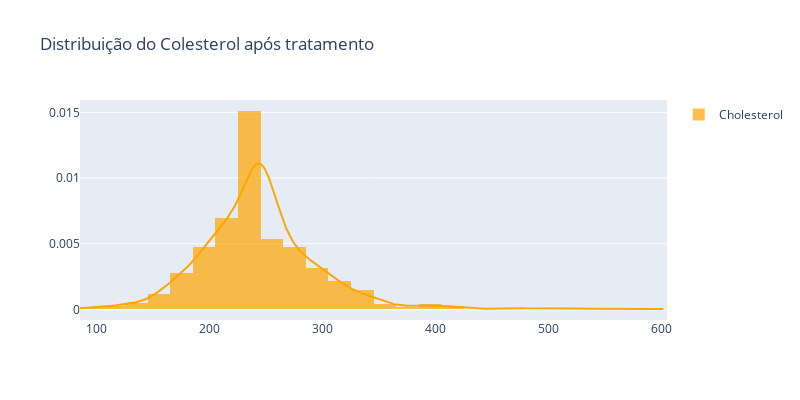

The cell this chart's notebook holds for it:
### Code cell
# Histograma + curva de densidade (KDE) do Colesterol usando Plotly
# Usamos plotly.figure_factory.create_distplot para mostrar histograma + linha de distribuição
hist_data = [df_tratado2['Cholesterol'].dropna().tolist()]
group_labels = ['Cholesterol']
fig_chol = ff.create_distplot(hist_data, group_labels, show_hist=True, show_rug=False, colors=['orange'], bin_size=20)
fig_chol.update_layout(title='Distribuição do Colesterol após tratamento', width=800, height=400)
fig_chol.show()

### Figure 1 — Plotly figure (JSON) as saved in the notebook; plotly's stock layout.template omitted (floating-point values rounded to 4 significant figures; data arrays with more than 128 entries replaced by an {"elided": "..."} marker saying what was removed)
{"data": [{"autobinx": false, "histnorm": "probability density", "legendgroup": "Cholesterol", "marker": {"color": "orange"}, "name": "Cholesterol", "opacity": 0.7, "type": "histogram", "x": {"elided": "917 float values"}, "xaxis": "x", "xbins": {"end": 603, "size": 20, "start": 85}, "yaxis": "y"}, {"legendgroup": "Cholesterol", "marker": {"color": "orange"}, "mode": "lines", "name": "Cholesterol", "showlegend": false, "type": "scatter", "x": {"elided": "500 float values"}, "xaxis": "x", "y": {"elided": "500 float values"}, "yaxis": "y"}], "layout": {"barmode": "overlay", "height": 400, "hovermode": "closest", "legend": {"traceorder": "reversed"}, "title": {"text": "Distribuição do Colesterol após tratamento"}, "width": 800, "xaxis": {"anchor": "y2", "domain": [0, 1], "zeroline": false}, "yaxis": {"anchor": "free", "domain": [0, 1], "position": 0}}}
